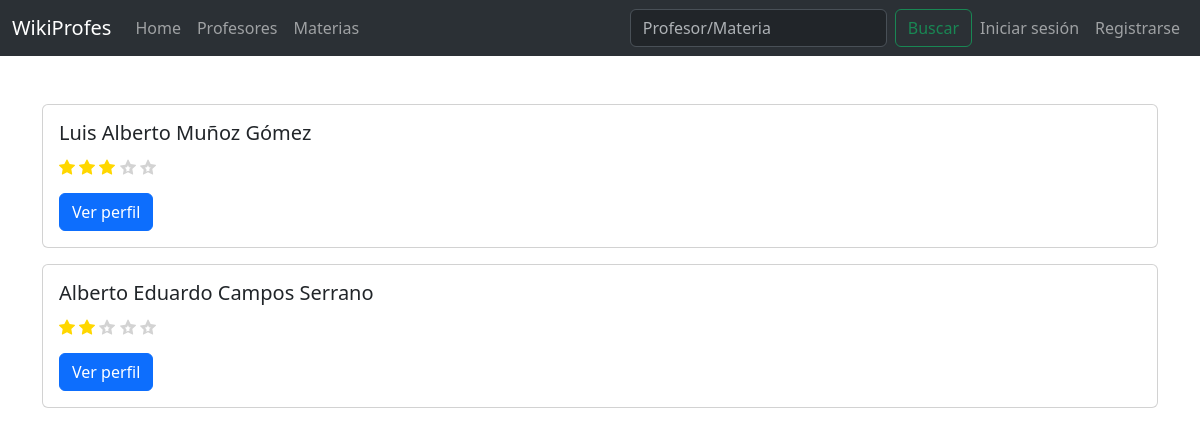
/profesores, run on the app's committed database.
### profesor/models.py (models this page shows, shortened)
class Profesor(models.Model):
    nombre = models.CharField(max_length=80)
    usuarios = models.ManyToManyField(User, through='publicacion.Publicacion')
    @property
    def promedioGeneral(self):
        publicaciones = self.publicacion_set.all()
        if not publicaciones.exists():
            return 0
        promedioTotal = publicaciones.aggregate(
            promedio = models.Avg(
                (models.F('dominio')+models.F('puntualidad')+
                models.F('asistencia')+models.F('dificultad')+
                models.F('seguimiento')) / 5
            )
        )['promedio']
        return round(promedioTotal / 2)

### profesor/views.py (the view)
# urls.py: path('profesores', views.ProfesoresView.as_view(), name='profesores')
class ProfesoresView(generic.ListView):
    template_name = 'pages/profesores.html'
    def get_queryset(self):
        return Profesor.objects.order_by('-nombre')[:5]
    def get_context_data(self, **kwargs):
        context = super().get_context_data(**kwargs)
        rangoEstrellas = range(1, 6)
        context['rangoEstrellas'] = rangoEstrellas
        return context

### templates/pages/profesores.html (shortened to what this page needs)
{% extends "base.html" %}
{% block content %}
<div style="margin-top: 3rem;">
    <section>
        {% for profesor in profesor_list %}
            <div class="container" style="margin-top: 1rem;">
                <div class="card">
                    <div class="card-body">
                      <h5 class="card-title">{{profesor.nombre}}</h5>
                      <p class="card-text">
                      </p>
                      <a href="{% url 'publicacion:profesor' profesor.id %}" class="btn btn-primary">Ver perfil</a>
                    </div>
                  </div>
            </div>
        {% endfor %}
    </section>
</div>
{% endblock content %}

### data on the page
Profesor: nombre "Luis Alberto Muñoz Gómez"
Profesor: nombre "Alberto Eduardo Campos Serrano"
